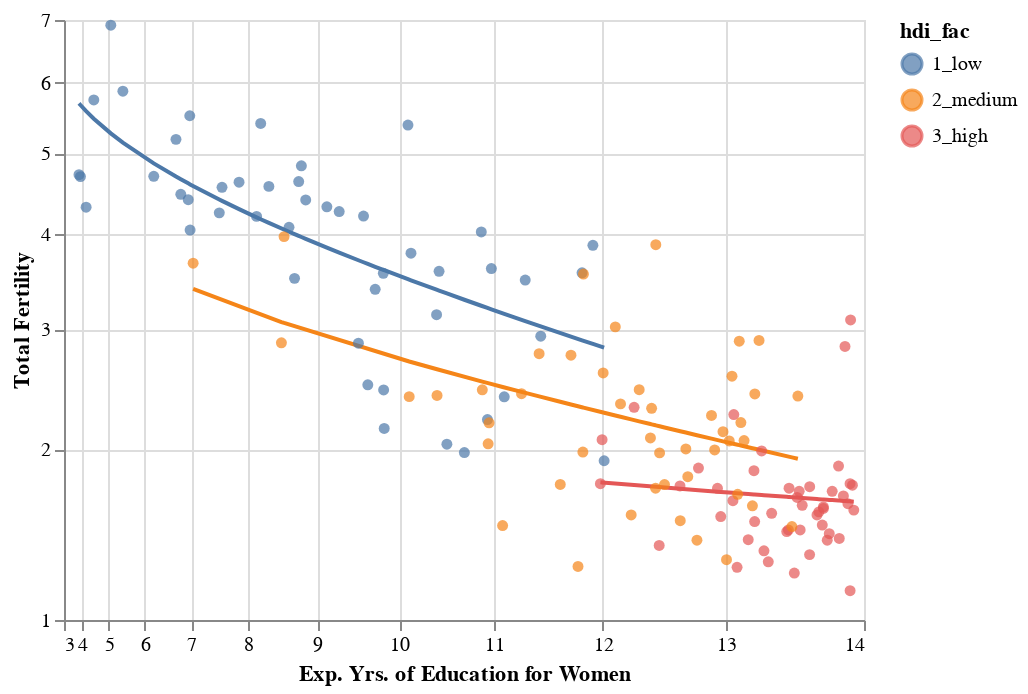

Notebook cell for this chart:
### Markdown cell above
<!-- END QUESTION -->

<!-- BEGIN QUESTION -->

### Q2 (c) Visualize

Now visualize the model outputs. 

1. First append the fitted values (if you didn't above) as a new column named `fitted_mlr` to `reg_data`.
2. Construct a line plot of the fitted values (y axis) against education (x axis) and map the HDI factor to the color aesthetic. This should produce a plot with three lines, one for each level of HDI. Store the result as `mlr_lines`.
3. Layer `mlr_lines` on top of `scatter_scaled`.

<!--
BEGIN QUESTION
name: q2_c
points: 1
manual: true
-->

### Code cell
# append fitted values to original data
reg_data['fitted_mlr'] = fitted_mlr

# construct line plot
mlr_lines = alt.Chart(reg_data).mark_line().encode(
    x = alt.X('educ_expected_yrs_f'),
    y = alt.Y('fitted_mlr'), 
    color = 'hdi_fac:N'
)

# layer
mlr_lines + scatter_scaled

### Figure 1 — Vega-Lite specification as saved in the notebook (floating-point values rounded to 4 significant figures; data arrays with more than 128 entries replaced by an {"elided": "..."} marker saying what was removed)
{"config": {"view": {"continuousWidth": 400, "continuousHeight": 300}}, "layer": [{"mark": "line", "encoding": {"color": {"field": "hdi_fac", "type": "nominal"}, "x": {"field": "educ_expected_yrs_f", "type": "quantitative"}, "y": {"field": "fitted_mlr", "type": "quantitative"}}}, {"mark": "circle", "encoding": {"color": {"field": "hdi_fac", "type": "nominal"}, "x": {"field": "educ_expected_yrs_f", "scale": {"exponent": 2.5, "type": "pow", "zero": false}, "title": "Exp. Yrs. of Education for Women", "type": "quantitative"}, "y": {"field": "fertility_total", "scale": {"exponent": 0.333, "type": "pow", "zero": false}, "title": "Total Fertility", "type": "quantitative"}}}], "data": {"name": "data-1158a79dc9ca561f7b3b9cf1055f72d1"}, "$schema": "https://vega.github.io/schema/vega-lite/v4.17.0.json", "datasets": {"data-1158a79dc9ca561f7b3b9cf1055f72d1": {"elided": "139 records"}}}
